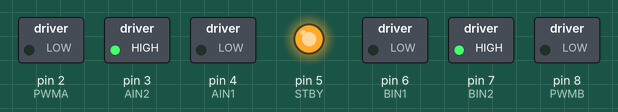
The sketch below on a simulated Arduino Uno, built with avr-gcc and run on an emulated ATmega328P. Shown: switched loads named in the sketch (green lamp = pin HIGH), output pins drawn as LEDs (lit = HIGH).

Above: at 0.1 s.
Timing chart, 0 to 1.6 s (numbered marks = the images above):
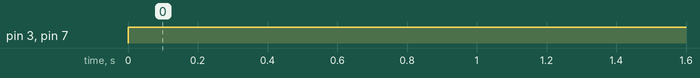

Measured:
- by itself, pin 3 (AIN2), pin 7 (BIN2): LOW → HIGH at 0.00 s

The sketch:

SPOILER_11.ino
```cpp
// TB6612FNG Motor Driver Pins
#define AIN1 4
#define AIN2 3
#define PWMA 2

#define BIN1 6
#define BIN2 7
#define PWMB 8

#define STBY 5

void setup() {
  pinMode(AIN1, OUTPUT);
  pinMode(AIN2, OUTPUT);
  pinMode(PWMA, OUTPUT);

  pinMode(BIN1, OUTPUT);
  pinMode(BIN2, OUTPUT);
  pinMode(PWMB, OUTPUT);

  pinMode(STBY, OUTPUT);

  // Enable motor driver
  digitalWrite(STBY, HIGH);
}

void loop() {
  moveForward(100);   // Speed: 0–255
}

void moveForward(int speed) {
  // Motor A forward
  digitalWrite(AIN1, LOW);
  digitalWrite(AIN2, HIGH);
  analogWrite(PWMA, speed);

  // Motor B forward
  digitalWrite(BIN1, LOW);
  digitalWrite(BIN2, HIGH);
  analogWrite(PWMB, speed);
}
```
